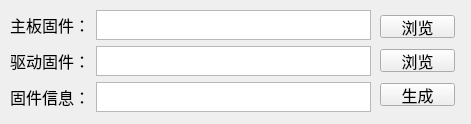
<?xml version="1.0" encoding="UTF-8"?>
<ui version="4.0">
 <class>MainWindow</class>
 <widget class="QMainWindow" name="MainWindow">
  <property name="geometry">
   <rect>
    <x>0</x>
    <y>0</y>
    <width>471</width>
    <height>124</height>
   </rect>
  </property>
  <property name="windowTitle">
   <string>MainWindow</string>
  </property>
  <widget class="QWidget" name="centralwidget">
   <widget class="QWidget" name="verticalLayoutWidget">
    <property name="geometry">
     <rect>
      <x>380</x>
      <y>10</y>
      <width>77</width>
      <height>101</height>
     </rect>
    </property>
    <layout class="QVBoxLayout" name="verticalLayout">
     <item>
      <widget class="QPushButton" name="mainBinChoseBtn">
       <property name="maximumSize">
        <size>
         <width>75</width>
         <height>23</height>
        </size>
       </property>
       <property name="font">
        <font>
         <pointsize>12</pointsize>
        </font>
       </property>
       <property name="text">
        <string>浏览</string>
       </property>
      </widget>
     </item>
     <item>
      <widget class="QPushButton" name="driveBinChoseBtn">
       <property name="maximumSize">
        <size>
         <width>75</width>
         <height>23</height>
        </size>
       </property>
       <property name="font">
        <font>
         <pointsize>12</pointsize>
        </font>
       </property>
       <property name="text">
        <string>浏览</string>
       </property>
      </widget>
     </item>
     <item>
      <widget class="QPushButton" name="creatBinBtn">
       <property name="maximumSize">
        <size>
         <width>75</width>
         <height>23</height>
        </size>
       </property>
       <property name="font">
        <font>
         <pointsize>12</pointsize>
        </font>
       </property>
       <property name="text">
        <string>生成</string>
       </property>
      </widget>
     </item>
    </layout>
   </widget>
   <widget class="QWidget" name="formLayoutWidget">
    <property name="geometry">
     <rect>
      <x>10</x>
      <y>10</y>
      <width>361</width>
      <height>104</height>
     </rect>
    </property>
    <layout class="QFormLayout" name="formLayout">
     <item row="0" column="0">
      <widget class="QLabel" name="label">
       <property name="font">
        <font>
         <pointsize>12</pointsize>
        </font>
       </property>
       <property name="text">
        <string>主板固件：</string>
       </property>
      </widget>
     </item>
     <item row="2" column="0">
      <widget class="QLabel" name="label_3">
       <property name="font">
        <font>
         <pointsize>12</pointsize>
        </font>
       </property>
       <property name="text">
        <string>固件信息：</string>
       </property>
      </widget>
     </item>
     <item row="1" column="0">
      <widget class="QLabel" name="label_4">
       <property name="font">
        <font>
         <pointsize>12</pointsize>
        </font>
       </property>
       <property name="text">
        <string>驱动固件：</string>
       </property>
      </widget>
     </item>
     <item row="0" column="1">
      <widget class="QTextEdit" name="mainBinPathText">
       <property name="maximumSize">
        <size>
         <width>280</width>
         <height>30</height>
        </size>
       </property>
      </widget>
     </item>
     <item row="1" column="1">
      <widget class="QTextEdit" name="driveBinPathText">
       <property name="maximumSize">
        <size>
         <width>280</width>
         <height>30</height>
        </size>
       </property>
      </widget>
     </item>
     <item row="2" column="1">
      <widget class="QTextEdit" name="alignBinText">
       <property name="maximumSize">
        <size>
         <width>280</width>
         <height>30</height>
        </size>
       </property>
      </widget>
     </item>
    </layout>
   </widget>
  </widget>
 </widget>
 <resources/>
 <connections/>
</ui>
